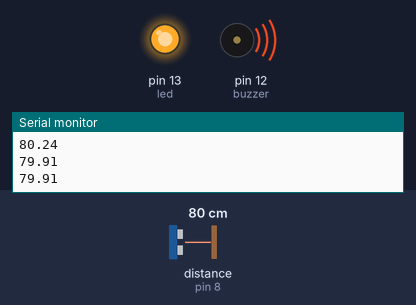
The sketch below on a simulated Arduino Uno, built with avr-gcc and run on an emulated ATmega328P. Parts: output pins drawn as LEDs (lit = HIGH), buzzer (waves = sounding, pin HIGH), the last lines printed to the serial monitor. Wiring (inferred from the names in the program): ultrasonic range finder: trigger pin 10; echo pin 8. The test bench sets the inputs (shaded band); at power-on: distance to the obstacle (sensor on pin 8) 80 cm. The echo pulse lasts 58.3 µs per cm; pins used as bus, display or sensor lines are not drawn.

Above: at 1.3 s.
1.4 s: distance to the obstacle (sensor on pin 8) set to 98 cm
2.9 s: distance to the obstacle (sensor on pin 8) set to 104 cm
At 3.9 s:
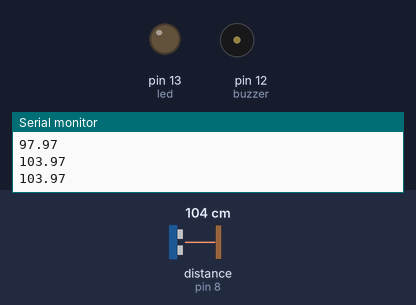
4.5 s: distance to the obstacle (sensor on pin 8) set to 2 cm
At 5.6 s:
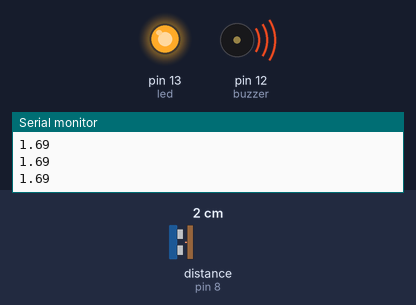
6.0 s: distance to the obstacle (sensor on pin 8) set to 120 cm
At 7.1 s:
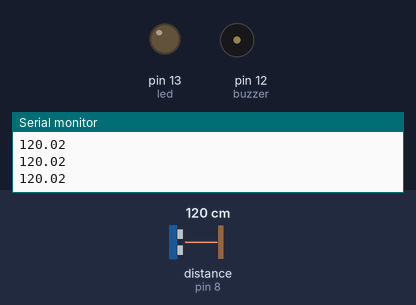
Timing chart, 0 to 8.5 s (numbered marks = the images above; inputs shaded):
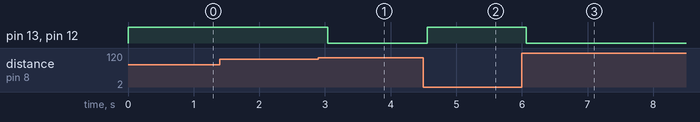

The sketch:

ultrasonic-distance-alarm.ino
```cpp
int trigPin = 10;
int echoPin = 8;
int led = 13;
int buzzer = 12;

void setup() {
  pinMode(trigPin, OUTPUT);
  pinMode(echoPin, INPUT);
  pinMode(led, OUTPUT);
  pinMode(buzzer, OUTPUT);

  Serial.begin(9600);

}

void loop() {
  digitalWrite(trigPin, LOW);
  delayMicroseconds(2);

  digitalWrite(trigPin, HIGH);
  delayMicroseconds(10);

  digitalWrite(trigPin, LOW);

  long time = pulseIn(echoPin, HIGH, 30000);
  float distance = (0.0344 * time) / 2;

  Serial.println(distance);

  if(distance <= 100){
    digitalWrite(led, HIGH);
    digitalWrite(buzzer, HIGH);
  }else{
    digitalWrite(led, LOW);
    digitalWrite(buzzer, LOW);
  }

  delay(500);

}
```

Measured:
- the behaviour switches between 100 and 101 cm on distance to the obstacle (sensor on pin 8) (found by bisection; images 0 and 1)
- after the input at 2.9 s, pin 13 (led), pin 12 (buzzer): HIGH → LOW after 0.14 s
- after the input at 4.5 s, pin 13 (led), pin 12 (buzzer): LOW → HIGH after 0.06 s
- after the input at 6.0 s, pin 13 (led), pin 12 (buzzer): HIGH → LOW after 0.07 s
